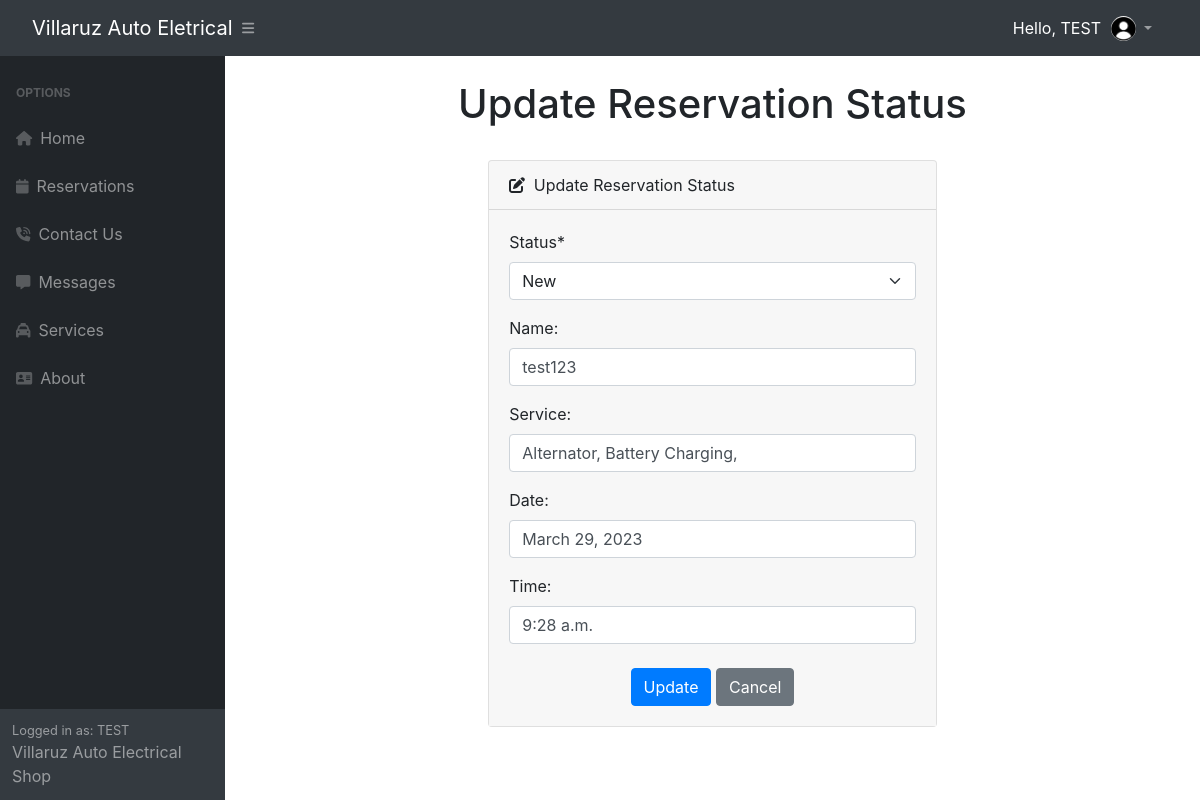
The app's page /update_reservationadmin/81/ (signed in) with its own data.
### shop/models.py (models this page shows, shortened)
class Customer(models.Model):
    phone_regex = RegexValidator(
        regex=phone_regex,
        message="Phone number must be entered in the format: '+999999999'. Up to 15 digits allowed."
    )
    user = models.OneToOneField(
        User, null=True, blank=True, on_delete=models.CASCADE)
    name = models.CharField(max_length=200, null=True)
    address = models.CharField(max_length=200, null=True)
    phone_number = models.CharField(
        validators=[phone_regex], max_length=17, blank=True, null=True, unique=False)
    email = models.EmailField(max_length=200, blank=True, null=True)
    profile_pic = models.ImageField(
        default="profile.png", null=True, blank=True)
    date_created = models.DateTimeField(auto_now_add=True, null=True)
    def __str__(self):
        return self.name

class Shop(models.Model):
    COMPLETE = (
        ('New', 'New'),
        ('Approved', 'Approved'),
        ('Completed', 'Completed'),
    )
    customer = models.ForeignKey(
        Customer, null=True, on_delete=models.CASCADE)
    status = models.CharField(
        max_length=200, null=True, choices=COMPLETE, default='New')
    service = models.ManyToManyField(Service)
    date = models.DateField(null=True, blank=True)
    time = models.TimeField(null=True, blank=True, validators=[
                            MinValueValidator(time(9, 0)), MaxValueValidator(time(17, 0))])
    created = models.DateTimeField(auto_now_add=True)
    class Meta:
        ordering = ['-created']

class Service(models.Model):
    name = models.CharField(max_length=200, null=True)
    description = models.CharField(max_length=200, null=True, blank=True)
    date_created = models.DateTimeField(auto_now_add=True)
    def __str__(self):
        return self.name

### shop/views.py (the view)
@ login_required(login_url='login')
def updateReservationAdmin(request, pk):
    shop = Shop.objects.get(id=pk)
    formset = ReservationUpdateFormAdmin(instance=shop)
    if request.method == 'POST':
        formset = ReservationUpdateFormAdmin(request.POST, instance=shop)
        if formset.is_valid():
            formset.save()
            messages.success(request, 'Reservation Updated Successly!')
            return redirect('/')
    context = {'formset': formset, 'shop': shop}
    return render(request, 'shop/admin/reservationupdateadmin.html', context)

### shop/forms.py
class ReservationUpdateFormAdmin(forms.ModelForm):
    class Meta:
        model = Shop
        fields = ['status']
        exclude = ['customer']

### shop/templates/shop/admin/reservationupdateadmin.html (shortened to what this page needs)
{% extends 'shop/index.html' %}
{% load static %}
{% load crispy_forms_tags %}
{% block content %}
<div id="layoutSidenav_content">
    <main>
        <div class="container-fluid px-4">
            <h1 class="text-center mt-4">Update Reservation Status</h1>
            <br>
            <div class="row justify-content-center">
                <div class="col-md-6">
                    <div class="card mb-4">
                        <div class="card-header">
                            <i class="fas fa-edit me-1"></i>
                            Update Reservation Status
                        </div>
                        <div class="card-body" style="background-color: #f7f7f7;">
                            <form method="POST" action="">
                                {{ formset|crispy }}
                                <div class="form-group">
                                    <label for="name">Name:</label>
                                    <div class="form-control">{{ shop.customer }}</div>
                                </div>
                                <div class="form-group">
                                    <label for="service">Service:</label>
                                    <div class="form-control">
                                        {% for services in shop.service.all %}
                                            {{services}},
                                        {% endfor %}
                                    </div>
                                </div>
                                <div class="form-group">
                                    <label for="date">Date:</label>
                                    <div class="form-control">{{ shop.date }}</div>
                                </div>
                                <div class="form-group">
                                    <label for="time">Time:</label>
                                    <div class="form-control">{{ shop.time }}</div>
                                </div>
                                <div class="text-center mt-4">
                                    <input type="submit" value="Update" class="btn btn-primary"/>
                                    <a class="btn btn-secondary" href="{% url 'dashboard' %}">Cancel</a>
                                </div>
                            </form>
                        </div>
                    </div>
                </div>
            </div>
        </div>
    </main>
</div>
{% endblock %}

### shop/templates/shop/index.html (shortened to what this page needs)
<!DOCTYPE html>
<html lang="en">
    {% load static %}
    <head>
        <link href="https://cdn.jsdelivr.net/npm/simple-datatables@latest/dist/style.css" rel="stylesheet" />
        <link href="{% static 'css/styles.css' %}" rel="stylesheet" />
        <link href="{% static 'css/custom.css' %}" rel="stylesheet" />
        <link rel="stylesheet" href="https://cdnjs.cloudflare.com/ajax/libs/font-awesome/4.7.0/css/font-awesome.min.css">
        <link href="//maxcdn.bootstrapcdn.com/bootstrap/4.0.0/css/bootstrap.min.css" rel="stylesheet" id="bootstrap-css">
    </head>
    <body class="sb-nav-fixed">
        <nav class="sb-topnav navbar navbar-expand navbar-dark bg-dark">
            <a class="navbar-brand ps-3" href="{% url 'dashboard' %}">Villaruz Auto Eletrical</a>
            <button class="btn btn-link btn-sm order-1 order-lg-0 me-4 me-lg-0" id="sidebarToggle" href="#!"><i class="fas fa-bars"></i></button>
            {% if request.user.is_staff %}
            <div class="container" style="display: flex; justify-content: flex-end;">
                <div class="user-info">
                  <div class="big" style="color:white">Hello, {{request.user | upper }}</div>
                  <img src="{% static 'images/villaruz.jpg' %}" class="profile-pic" alt="user image" style="width:25px; height:25px;">
                </div>
            </div>
            {% else %}
            <div class="container" style="display: flex; justify-content: flex-end;">
                <div class="user-info">
                  <div class="big" style="color:white">Hello, {{request.user | upper }}</div>
                  <img src="{{request.user.customer.profile_pic.url}}" class="profile-pic" alt="user image" style="width:25px; height:25px;">
                </div>
            </div>
            {% endif %}
            <ul class="navbar-nav ms-auto ms-md-0 me-3 me-lg-4">
                <li class="nav-item dropdown">
                    <a class="nav-link dropdown-toggle" id="navbarDropdown" href="#" role="button" data-bs-toggle="dropdown" aria-expanded="false"></i></a>
                </li>
            </ul>
        </nav>
        <div id="layoutSidenav">
            <div id="layoutSidenav_nav">
                <nav class="sb-sidenav accordion sb-sidenav-dark" id="sidenavAccordion">
                    <div class="sb-sidenav-menu">
                        <div class="nav">
                            <div class="sb-sidenav-menu-heading">Options</div>
                            <a class="nav-link" href="{% url 'dashboard' %}">
                                <div class="sb-nav-link-icon"><i class="fas fa-house"></i></div>
                                Home
                            </a>
                            {% if request.user.is_staff %}
                            <a class="nav-link collapsed" href="{% url 'allmessage_page' %}">
                                <div class="sb-nav-link-icon"><i class="fas fa-message"></i></div>
                                All Messages
                            </a>
                            <a class="nav-link collapsed" href="{% url 'customer' %}">
                                <div class="sb-nav-link-icon"><i class="fas fa-user"></i></div>
                                Customers
                            </a>
                            <!-- <a class="nav-link collapsed" href="{% url 'customer' %}">
                                <div class="sb-nav-link-icon"><i class="fas fa-bars"></i></div>
                                Reviews
                            </a> -->
                            {% else %}
                            <a class="nav-link collapsed" href="{% url 'reservations' %}">
                                <div class="sb-nav-link-icon"><i class="fas fa-calendar"></i></div>
                                Reservations
                            </a>
                            <a class="nav-link" href="{% url 'submit_message' user.customer.id %}">
                                <div class="sb-nav-link-icon"><i class="fas fa-phone-volume"></i></div>
                                Contact Us
                            </a>
                            <a class="nav-link collapsed" href="{% url 'message_page' %}">
                                <div class="sb-nav-link-icon"><i class="fas fa-message"></i></div>
                                Messages
                            </a>
                            <a class="nav-link" href="{% url 'services' %}">
                                <div class="sb-nav-link-icon"><i class="fas fa-taxi"></i></div>
                                Services
                            </a>
                            <a class="nav-link" href="{% url 'about' %}">
                                <div class="sb-nav-link-icon"><i class="fas fa-address-card"></i></div>
                                About
                            </a>
                            {% endif %}
                        </div>
                    </div>
                    <div class="sb-sidenav-footer">
                        <div class="small">Logged in as: {{request.user | upper}}</div>
                        Villaruz Auto Electrical Shop
                    </div>
                </nav>
            </div>
            {% block content %}
            {% endblock %}
        </div>
    </body>
</html>

### shop/templates/shop/index.html (style rules this page uses)
.user-info { display: flex; align-items: center; }
.user-info img { margin-left: 10px; }
.profile-pic { margin: 0 auto; border-radius: 50%; }

### records on screen
Shop: status "New", customer "test123", date "March 29, 2023", time "9:28 a.m."
Service: name "Alternator"
Service: name "Battery Charging"

### other values on screen
{{ request.user | upper }} "TEST"
